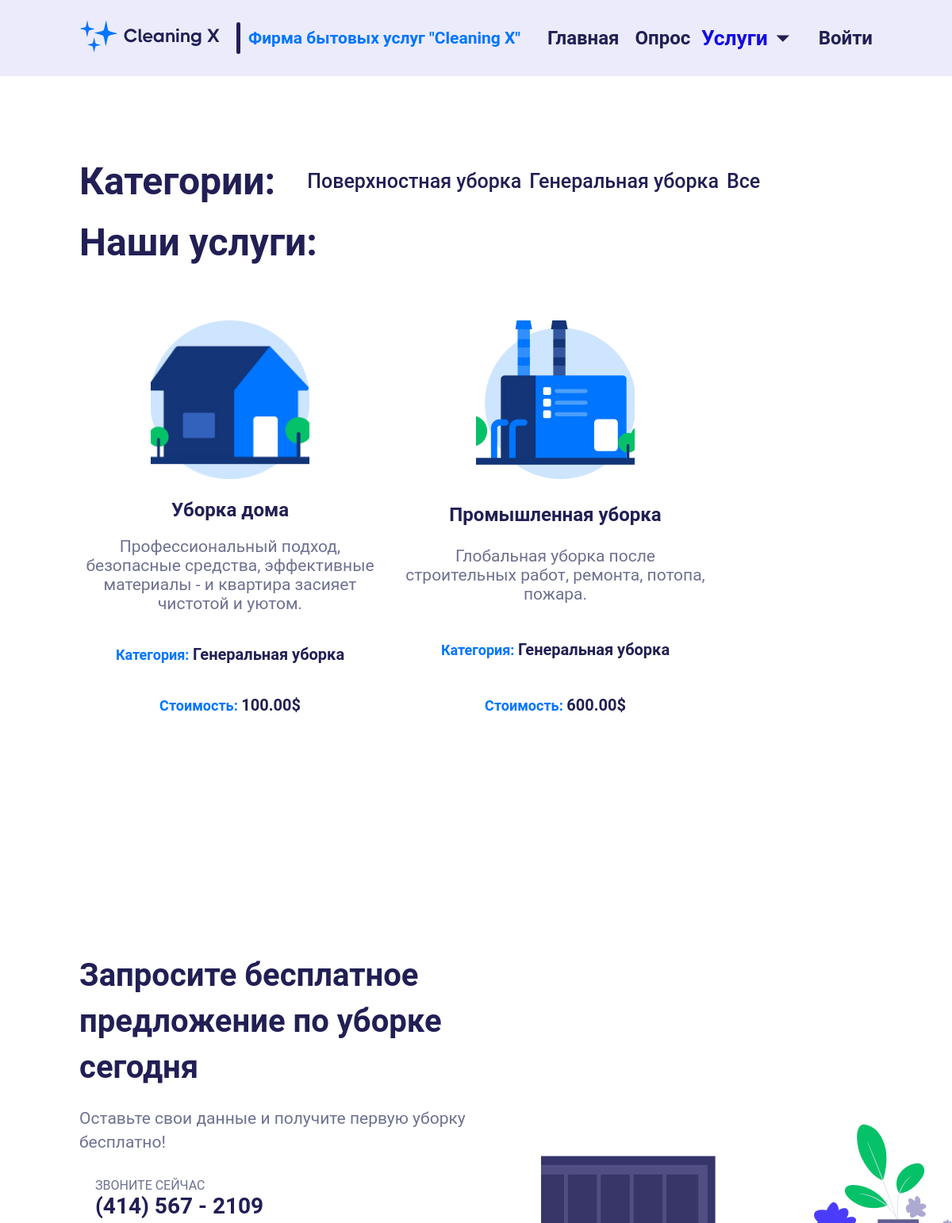
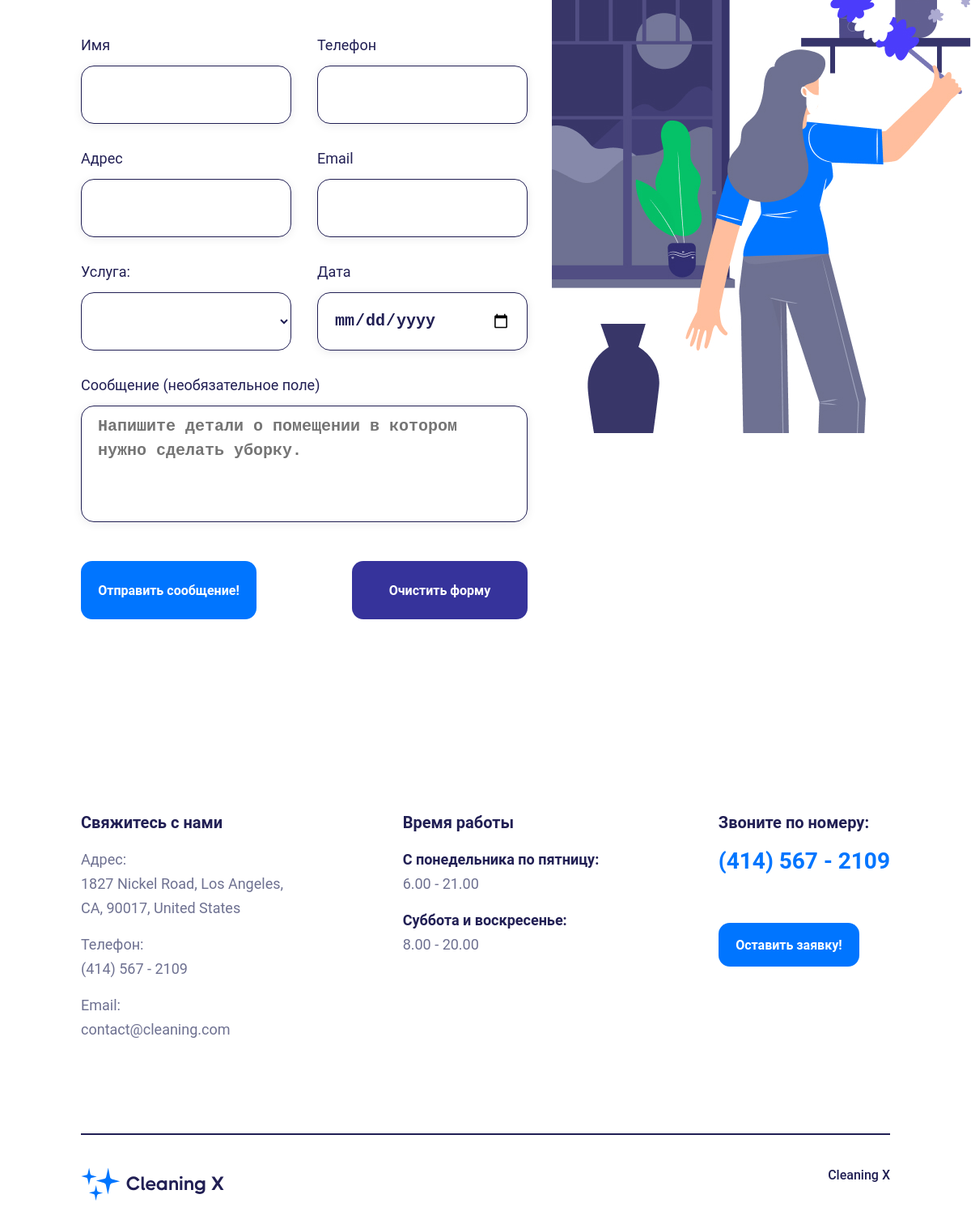
Page /services/2/ on the committed database (2 pictures, top to bottom).
### services/models.py (models this page shows, shortened)
class ServiceCategory(models.Model):
    name = models.CharField(max_length=100, unique=True)
    description = models.TextField(null=True, blank=True)
    def __str__(self):
        return self.name

class Service(models.Model):
    name = models.CharField(max_length=256)
    description = models.TextField()
    price = models.DecimalField(max_digits=6, decimal_places=2)
    image = models.ImageField(upload_to='service_images')
    category = models.ForeignKey(to=ServiceCategory, on_delete=models.CASCADE)

### services/views.py (the view)
# urls.py: path('services/', services, name='services'),
def services(request,  category_id=None):
    if category_id:
        category = ServiceCategory.objects.get(id=category_id)
        serviceitems = Service.objects.filter(category=category)
    else:
        serviceitems = Service.objects.all()
    context = {
        'title': 'Services',
        'services': serviceitems,
        'categories': ServiceCategory.objects.all(),
        'current_link': 2
    }
    return render(request, 'services/services.html', context)

### services/templates/services/services.html (shortened to what this page needs)
{% extends 'services/base.html' %}
{% load static %}
{% block content %}
<main>
    <section class="services">
        <div class="container">
        <div style="display: flex; gap:40px; align-items: center; margin-bottom: 20px">
               <h3 class="services__title">
                Категории:
            </h3>
               <ul style="font-size: 25px;
  display: flex;
  gap: 10px;">
                   {% for category in categories %}
                       <li>
                           <a href="{% url 'service' category_id=category.id %}">{{ category.name }}</a>
                        </li>
                   {% endfor %}
                        <li>
                           <a href="{% url 'services' %}">Все</a>
                        </li>
               </ul>
        </div>
            <h3 class="services__title">
                Наши услуги:
            </h3>
            <div class="services__items">
                {% for service in services %}
                <div class="services__item">
                    <div class="services__item-img">
                        <img src="{{ service.image.url }}" alt="service1">
                    </div>
                    <span class="services__item-name">
                        {{ service.name }}
                    </span>
                    <p class="services__item-descr">
                        {{ service.description }}
                    </p>
                    <span class="services__item-price">Категория: <span>{{ service.category }}</span></span>
                    <span class="services__item-price">Cтоимость: <span>{{ service.price }}$</span></span>
                </div>
                {% endfor %}
            </div>
        </div>
    </section>
    <section class="request">
        <div class="container request__container">
            <div class="request__text">
                <h4 class="request__title">Запросите бесплатное предложение по уборке сегодня</h4>
                <div class="request__description">Оставьте свои данные и получите первую уборку бесплатно!</div>
                <div class="request__phone">
                    <div class="request__img">
                    </div>
                    <div class="request__info">
                        <span class="request__descr">звоните сейчас</span>
                        <a href="tel:+4145672109" class="request__number">(414) 567 - 2109</a>
                    </div>
                </div>
                <div class="request__img">
                    <img src="{% static 'img/contacts.jpg' %}" alt="promo">
                </div>
            </div>
            <form class="request__form" method="post" action="{% url 'application' %}">
                <div class="request__input request__input-name">
                    <label>
                        Имя
                        <input name="name" required type="text" >
                    </label>
                </div>
                <div class="request__input request__input-phone">
                    <label>
                        Телефон
                        <input name="phone" required type="tel" maxlength="10">
                    </label>
                </div>
                <div class="request__input request__input-address">
                    <label>
                        Адрес
                        <input name="address" type="text">
                    </label>
                </div>
                <div class="request__input request__input-email">
                    <label>
                        Email
                        <input name="email" required type="email">
                    </label>
                </div>
                <div class="request__input">
                    <label>
                        Услуга:
                     <select name="service" >
                    </select>
                    </label>
                </div>
                <div class="request__input">
                    <label>
                        Дата
                        <input required name="date" type="date" name="date">
                    </label>
                </div>
                <div class="request__textarea">
                    <label for="note">Сообщение (необязательное поле)</label>
                    <textarea id="note" name="note"
                        placeholder="Напишите детали о помещении в котором нужно сделать уборку."></textarea>
                </div>
                <button type="submit" class="btn btn_size_b request_btn">Отправить сообщение!</button>
                <button type="button" class="btn btn_size_b clear_btn">Очистить форму</button>
            </form>
        </div>
    </section>
</main>
{% endblock %}

### static/css/style.css (style rules this page uses)
html { box-sizing: border-box; }
*, *::before, *::after { box-sizing: inherit; }
body { font-family: Roboto, sans-serif; font-weight: 500; margin: 0; color: var(--color-black); background-color: var(--color-white); color: #211F54; }
img { max-width: 100%; max-height: 100%; }
a { text-decoration: none; color: inherit; }
ul, li { list-style: none; margin: 0; padding: 0; }
h1, h2, h3, h4, h5, h6, p, span { margin: 0; }
button { border: none; padding: 0; background: transparent; font-family: unset; cursor: pointer; }
.container { margin: 0 auto; padding: 0 100px; max-width: 1440px; }
.btn { background: #0075FF; border-radius: 14px; font-weight: 600; font-size: 16px; color: #FFFFFF; display: flex; justify-content: center; align-items: center; transition: 0.3s all; }
.btn_size_b { width: 217px; height: 72px; }
.services { padding-top: 200px; padding-bottom: 200px; }
.services__title { font-weight: 700; font-size: 48px; color: #211F54; }
.services__items { display: flex; margin-top: 70px; }
.services__item { max-width: 380px; display: flex; flex-direction: column; align-items: center; min-height: 400px; justify-content: space-between; }
.services__item:not(:last-child) { margin-right: 30px; }
.services__item-img { width: 200px; height: 200px; }
.services__item-img img { object-fit: cover; height: 100%; }
.services__item-name { margin-top: 25px; font-weight: 700; font-size: 24px; color: #211F54; }
.services__item-descr { text-align: center; margin-top: 20px; font-weight: 400; font-size: 21px; color: #6E7191; }
.services__item-price { margin-top: 40px; font-weight: 700; font-size: 18px; color: #0075FF; }
.services__item-price span { font-weight: 700; font-size: 20px; color: #211F54; }
.request { padding-bottom: 100px; }
.request__container { display: flex; flex-direction: column; position: relative; }
.request__img { position: absolute; top: 300px; right: 0px; }
.request__title { font-weight: 700; font-size: 40px; line-height: 58px; color: #211F54; }
.request label { font-weight: 400; font-size: 18px; color: #211F54; }
.request__form { display: grid; grid-template: repeat(3, minmax(72px, auto)) 196px 72px/repeat(2, 260px); gap: 32px; margin-top: 50px; }
.request__form select { width: 100%; height: 72px; margin-top: 15px; padding: 0 20px; font-size: 20px; font-weight: 700; text-align: center; background: #fff; border: 1px solid #211F54; color: #211F54; border-radius: 16px; cursor: pointer; }
.request__input { display: flex; flex-direction: column; }
.request__input input { width: 100%; height: 72px; padding: 0 20px; font-size: 20px; background: #FFFFFF; border: 1px solid #211F54; box-shadow: 0px 2px 12px rgba(20, 20, 43, 0.08); border-radius: 16px; margin-top: 15px; font-weight: 700; line-height: 30px; color: #211F54; }
.request__textarea { grid-column: 1/3; }
.request__textarea textarea { width: 100%; height: 144px; resize: none; padding: 10px 20px; background: #FFFFFF; border: 1px solid #211F54; box-shadow: 0px 2px 12px rgba(20, 20, 43, 0.08); border-radius: 16px; margin-top: 15px; font-weight: 700; font-size: 20px; line-height: 30px; color: #211F54; }
.request__text { max-width: 490px; padding-top: 100px; }
.request__phone { display: flex; align-items: center; margin-top: 30px; }
.request__info { display: flex; flex-direction: column; align-items: flex-start; margin-left: 20px; }
.request__descr { font-weight: 400; font-size: 16px; text-transform: uppercase; color: #6E7191; }
.request__number { font-weight: 700; font-size: 28px; color: #211F54; }
.request__description { font-weight: 400; font-size: 21px; color: #6E7191; line-height: 30px; margin-top: 20px; }
.clear_btn { background: rgba(4, 0, 131, 0.8); margin-left: auto; }

### rows in the picture
ServiceCategory: name "Поверхностная уборка"
ServiceCategory: name "Генеральная уборка"
Service: image (picture), name "Уборка дома", description "Профессиональный подход, безопасные средства, эффективные материалы - и квартира засияет чистотой и уютом.", category "Генеральная уборка", price "100.00"
Service: image (picture), name "Промышленная уборка", description "Глобальная уборка после строительных работ, ремонта, потопа, пожара.", category "Генеральная уборка", price "600.00"
